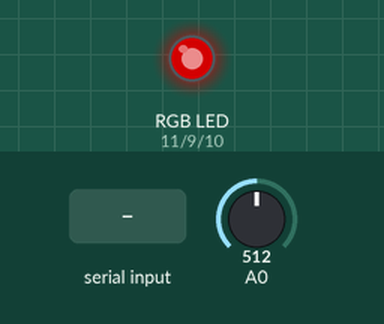
Recording of a sketch running on a simulated Arduino Uno, built with avr-gcc and run on an emulated ATmega328P. Parts: an RGB LED mixed from three pins (HIGH = lit). The test bench sets the inputs (shaded band); at power-on: A0 = 512. Dim RGB values are drawn brighter than linear.

Above: at 1.2 s.
1.3 s: A0 set to 306
At 1.7 s:
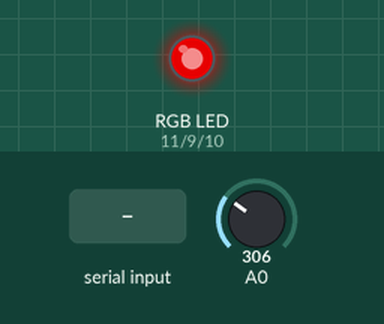
2.8 s: "r." received over Serial
At 3.2 s:
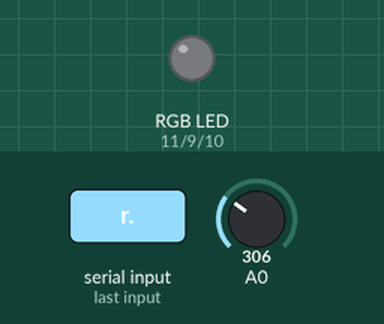
4.3 s: "g." received over Serial
At 4.6 s:
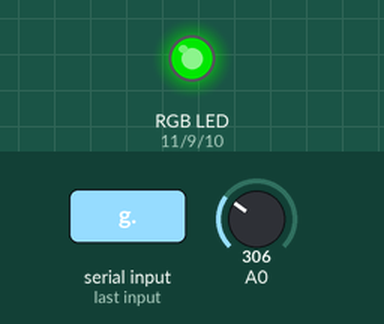
5.8 s: A0 set to 122
At 6.1 s:
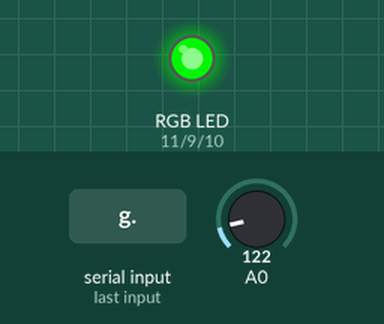
7.3 s: "r1." received over Serial
At 8.5 s:
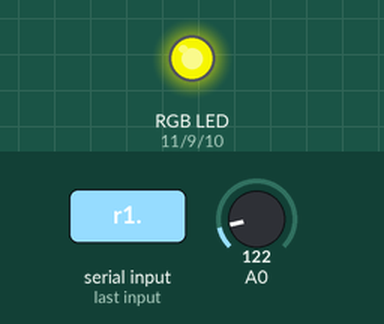
8.8 s: "g0." received over Serial
At 10.2 s:
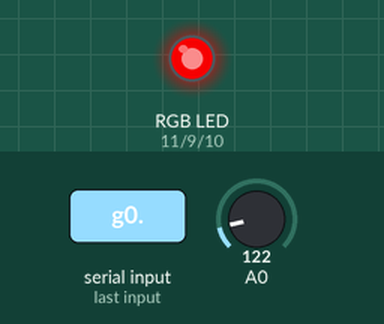
Timing chart, 0 to 11.3 s (numbered marks = the images above; inputs shaded):
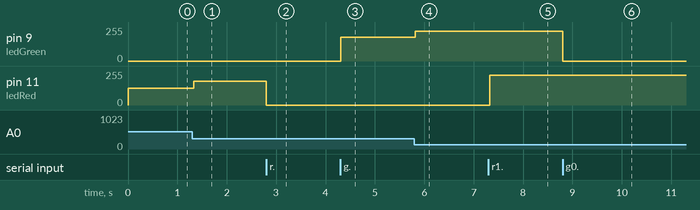

The sketch:

arduino-raspberry-cds-led.ino
```cpp
int ledRed = 11; //PWMピン
int ledGreen = 9; //PWMピン
int ledBlue = 10; //PWMピン
bool ledRedFlag = true;
bool ledGreenFlag = false;
bool ledBlueFlag = false;

void setup() {
  pinMode(ledRed, OUTPUT);
  pinMode(ledGreen, OUTPUT);
  pinMode(ledBlue, OUTPUT);
  Serial.begin(9600);
}

void loop() {
  if (Serial.available() > 0) {
    String str = Serial.readStringUntil('.');

    if (str == "r"){
      ledRedFlag ^= true; //Flag反転
    }
    else if (str == "r1"){
      ledRedFlag = true;
    }
    else if (str == "r0"){
      ledRedFlag = false;
    }
    else if (str == "g"){
      ledGreenFlag ^= true; //Flag反転
    }
    else if (str == "g1"){
      ledGreenFlag = true;
    }
    else if (str == "g0"){
      ledGreenFlag = false;
    }
    else if (str == "b"){
      ledBlueFlag ^= true; //Flag反転
    }
    else if (str == "b1"){
      ledBlueFlag = true;
    }
    else if (str == "b0"){
      ledBlueFlag = false;
    }

  }

  int val = analogRead(0);
  //Serial.println(val);

  // set the brightness:
  analogWrite(ledRed, ledRedFlag ? (255 - val / 4) : 0);
  analogWrite(ledGreen, ledGreenFlag ? (255 - val / 4) : 0);
  analogWrite(ledBlue, ledBlueFlag ? (255 - val / 4) : 0);

  // wait for 30 milliseconds to see the dimming effect
  delay(30);
}
```

Measured:
- after the input at 1.3 s, pin 11 (ledRed): 127/255 → 179/255 at once
- after the input at 2.8 s, pin 11 (ledRed): 179/255 → 0/255 at once
- after the input at 4.3 s, pin 9 (ledGreen): 0/255 → 179/255 at once
- after the input at 5.8 s, pin 9 (ledGreen): 179/255 → 225/255 at once
- after the input at 7.3 s, pin 11 (ledRed): 0/255 → 225/255 at once
- after the input at 8.8 s, pin 9 (ledGreen): 225/255 → 0/255 at once
